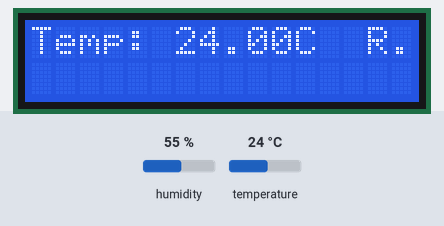
Simulated run of this sketch. Board: Arduino Uno, built with avr-gcc and run on an emulated ATmega328P. Shown: 16×2 character LCD. Inputs (shaded band) come from the test bench; at power-on: humidity 55 %, temperature 24 °C. What the sketch prints to the serial monitor is not drawn.

Above: at 1.2 s.
1.3 s: humidity set to 22 %
At 3.5 s:
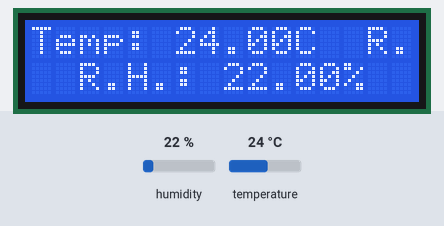
7.4 s: temperature set to 12 °C
12.0 s: humidity set to 40 %
At 17.8 s:
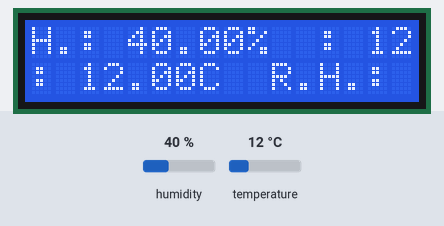
18.1 s: temperature set to 19 °C
At 22.3 s:
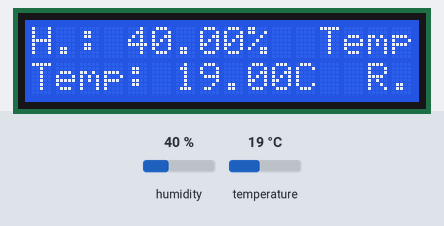
Timing chart, 0 to 23.8 s (numbered marks = the images above; inputs shaded):
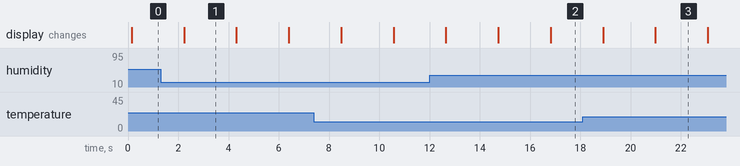

The sketch:

AHT20_Prometheus_Display.ino
```cpp
/**************************************************************************
   Tests the getTemperature and getHumidity functions of the aht20 library
 **************************************************************************/
#include <Wire.h>
#include <AHT20.h>
#include <LCDI2C_Multilingual.h>

#define SERIAL_BAUD 115200
#define LABELS ", \"labels\": {\"place\": \"portable\"}}"

AHT20 aht20;
LCDI2C_Generic lcd(0x27, 16, 2);

void setup()
{
  lcd.init();
  lcd.backlight();

  Serial.begin(SERIAL_BAUD);
  Serial.println("Humidity AHT20 examples");

  Wire.begin(); //Join I2C bus
  //Check if the AHT20 will acknowledge
  if (aht20.begin() == false)
  {
    Serial.println("AHT20 not detected. Please check wiring. Freezing.");
    while (1);
  }
  Serial.println("AHT20 acknowledged.");
}

void loop()
{
  printAHT20Data(&Serial);

  //The AHT20 can respond with a reading every ~50ms. However, increased read time can cause the IC to heat around 1.0C above ambient.
  //The datasheet recommends reading every 2 seconds.
  delay(2000);
}

void printAHT20Data (Stream* client)
{

    //If a new measurement is available
  if (aht20.available() == true)
  {
    //Get the new temperature and humidity value
    float temperature = aht20.getTemperature();
    float humidity = aht20.getHumidity();

    //Print the results
    lcd.print ("Temp: ");
    lcd.print (temperature);
    lcd.println ("C");

    lcd.print ("R.H.: ");
    lcd.print (humidity);
    lcd.println ("%");

    client->print("{\"type\": \"gauge\", \"name\": \"temperature\", \"help\": \"Temperature in °C.\", \"method\": \"set\", \"value\":");
    client->print(temperature);
    client->println(LABELS);

    client->print("{\"type\": \"gauge\", \"name\": \"humidity\", \"help\": \"Relative Humidity.\", \"method\": \"set\", \"value\":");
    client->print(humidity);
    client->println(LABELS);
  }
}
```

Measured:
- what the display in image 1 shows lasts 2.1 s, from 2.2 s to 4.3 s
